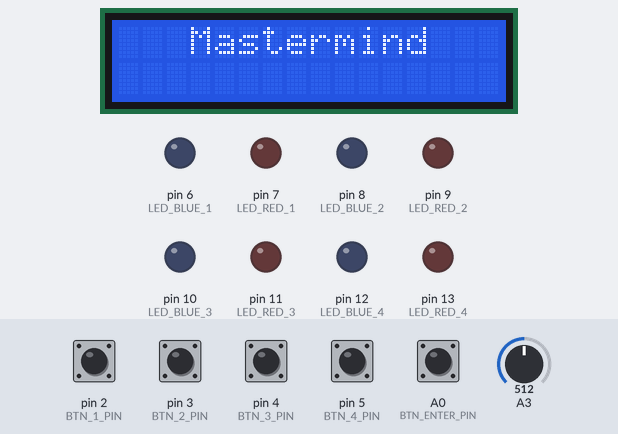
This sketch was run on a simulated Arduino Uno, built with avr-gcc and run on an emulated ATmega328P. Shown: 16×2 character LCD, output pins drawn as LEDs (lit = HIGH). Inputs (shaded band) come from the test bench; at power-on: A0 (BTN_ENTER_PIN) HIGH, pin 2 (BTN_1_PIN), pin 3 (BTN_2_PIN), pin 4 (BTN_3_PIN), pin 5 (BTN_4_PIN) LOW, A3 = 512. Random numbers use the default seed unless the sketch sets one.

Above: at 3.1 s.
At 5.6 s:
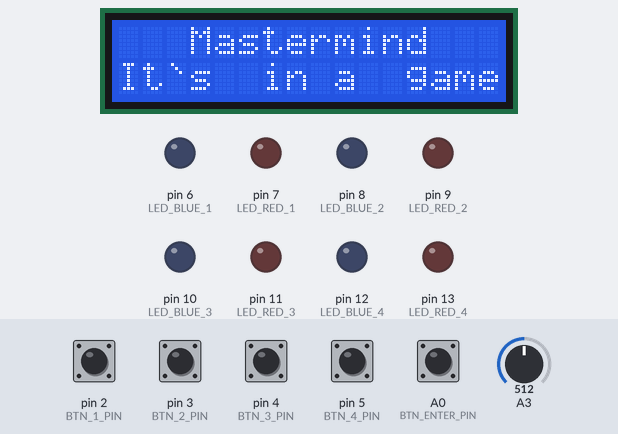
5.7 s: A0 (BTN_ENTER_PIN) pulled LOW for 3.2 s
At 8.5 s:
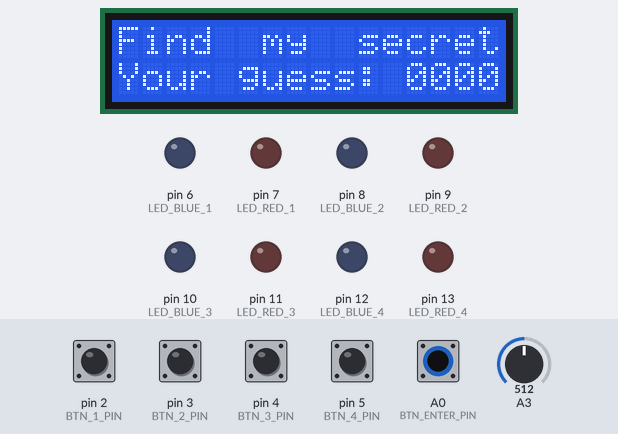
10.9 s: A3 set to 900
At 15.2 s:
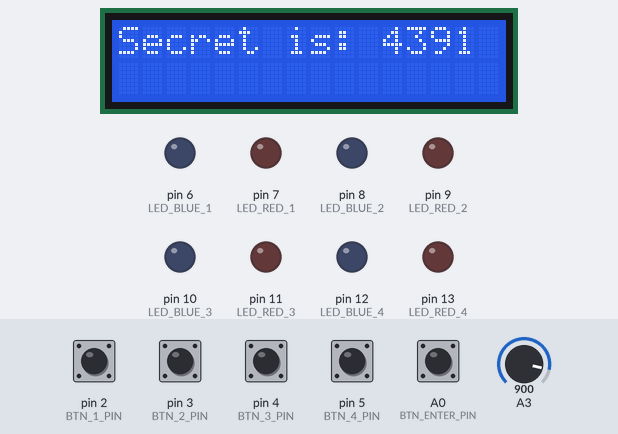
24.9 s: A3 set to 1023
At 27.4 s:
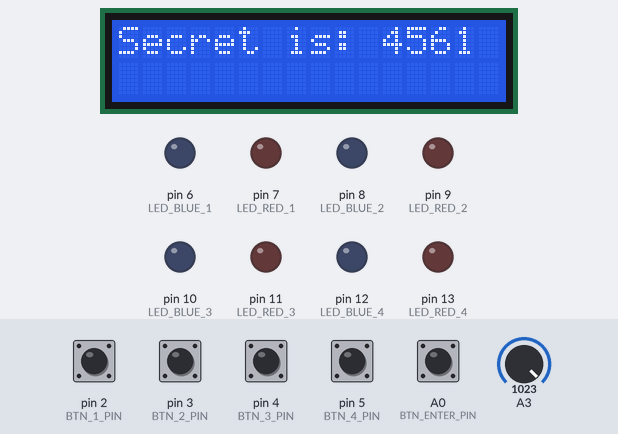
Timing chart, 0 to 28.9 s (numbered marks = the images above; inputs shaded):
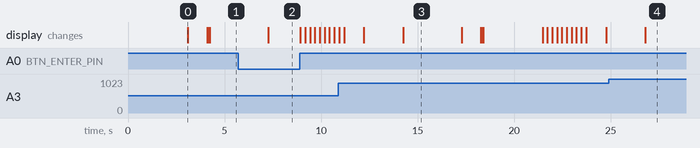

Measured:
- what the display in image 0 shows lasts 1.0 s, from 3.1 s to 4.1 s
- what the display in image 3 shows lasts 3.0 s, from 14.3 s to 17.3 s

The sketch:

ps6.ino
```cpp
#include <Wire.h>
#include <LiquidCrystal_I2C.h>
#include "lcd_wrapper.h"
#include "mastermind.h"


void setup() {
    lcd_init();
    pinMode(LED_BLUE_1, OUTPUT);
    pinMode(LED_RED_1, OUTPUT);
    pinMode(LED_BLUE_2, OUTPUT);
    pinMode(LED_RED_2, OUTPUT);
    pinMode(LED_BLUE_3, OUTPUT);
    pinMode(LED_RED_3, OUTPUT);
    pinMode(LED_BLUE_4, OUTPUT);
    pinMode(LED_RED_4, OUTPUT);
}

void loop() {
    char* game = generate_code(false, 4);
    play_game(game);
    free(game);
}
```

mastermind.cpp
```cpp
#include <stdlib.h>
#include <string.h>
#include <stdio.h>
#include <math.h>
#include <Arduino.h>

#include "mastermind.h"
#include "lcd_wrapper.h"
#include <time.h>

//FUNCTION TO MAKE NUMBERS WHICH ARENT EQUAL TO EACH OTHER
char* not_equal_number(char* used, int size) {
    size_t i = 0;
    size_t j = 0;
    while (i < size) {
        j = i + 1;
        while (j < size) {
            if (used[j] == used[i]) {
                used[j] = (rand() % 10) + 48;
                used[i] = (rand() % 10) + 48;
                return not_equal_number(used, size);
            }
            ++j;
        }
        ++i;
    }
    return used;
}

void turn_off_leds() {
    for (int led = 13; led > 5; --led) {
        digitalWrite(led, LOW);
    }
}

void get_score(const char* secret, const char* guess, int* peg_a, int* peg_b) {
    if (strlen(secret) != strlen(guess)) {
        return;
    }

    *peg_a = 0;
    *peg_b = 0;

    int idx[4] = { 0, 0, 0, 0 };

    int pos = 0;
    while (pos < 4) {
        if (guess[pos] == secret[pos]) {
            *peg_a += 1;
            idx[pos] = 1;
        }
        ++pos;
    }

    for (int i = 0; i < 4; ++i) {
        for (int j = 0; j < 4; ++j) {
            if (guess[j] == secret[i] && idx[i] != 1 && idx[j] != 1 && i != j) {
                *peg_b += 1;
                break;
            }
        }
    }
}

char* generate_code(bool repeat, int length) {
    if (length < 1) {
        return NULL;
    }

    if (repeat == false && length > 10) {
        return NULL;
    }

    char* new_code = (char*)malloc(sizeof(char) * length + 1);

    int min = 1;
    int max = 10;

    int i = 1;
    while (i < length) {
        min = min * 10;
        max = max * 10;
        ++i;
    }

    //FOR MUCH MORE RANDOM VALUES
    randomSeed(analogRead(A3));

    int num = random(min, max);

    i = length - 1;
    while (i >= 0) {
        new_code[i] = (num % 10) + 48;
        num /= 10;
        --i;
    }

    new_code[length] = '\0';

    if (repeat == false) {
        return not_equal_number(new_code, length);
    }
    else {
        return new_code;
    }
}

void render_leds(const int peg_a, const int peg_b)
{
    turn_off_leds();
    int led = 7;

    for (int j = 0; j < peg_a; ++j, led += 2)
        digitalWrite(led, HIGH);

    led--;
    for (int j = 0; j < peg_b; ++j, led += 2)
        digitalWrite(led, HIGH);
}

void render_history(char* secret, char** history, const int entry_nr)
{
    //CLEARS THE TOP
    lcd_print_at(0, 0, "                ");

    //TWO PEGS
    int a;
    int b;

    //ATTEMPS
    char attempts[3] = "00";
    attempts[1] = entry_nr + '0';
    attempts[2] = '\0';
    lcd_print_at(0, 0, attempts);

    //SCORE COUNT
    char count[5] = "0A0B";
    get_score(secret, history[entry_nr], &a, &b);
    count[0] = a + '0';
    count[2] = b + '0';
    count[4] = '\0';
    lcd_print_at(0, 2, ":");
    lcd_print_at(0, 3, history[entry_nr]);
    lcd_print_at(0, 9, count);

    //RENDERING LEDS TO HISTORY SCORE
    render_leds(a, b);
}

void play_game(char* secret)
{
    // CHEATS
    lcd_print("Secret is:");
    lcd_print(" ");
    lcd_print(secret);
    delay(3000);
    lcd_clear();

    //INTRO
    turn_off_leds();
    lcd_print_at(0, 3, "Mastermind");
    delay(1000);
    lcd_print_at(1, 0, "It`s");
    delay(50);
    lcd_print_at(1, 6, "in");
    delay(30);
    lcd_print_at(1, 9, "a");
    delay(40);
    lcd_print_at(1, 12, "game");
    delay(3000);
    lcd_clear();

    //MAKE MEMORY FOR HISTORY
    char** history = (char**)malloc(10 * sizeof(char*));
    for (int prev_step = 0; prev_step < 10; ++prev_step) {
        history[prev_step] = (char*)malloc(5 * sizeof(char));
    }

    //PRINTING MAIN SCREEN
    lcd_print_at(0, 0, "Find  my  secret");
    for (int count = 0; count < 10; ++count)
    {
        int num_1 = 0, num_2 = 0, num_3 = 0, num_4 = 0;
        int a = 0;
        int b = 0;
        int hist_idx = count;

        char secret_string[5] = "0000";
        lcd_print_at(1, 0, "Your guess: ");
        lcd_print_at(1, 12, secret_string);

        while (digitalRead(BTN_ENTER_PIN) == LOW)
        {
            //FIRST NUMBER & TURNS ON HISTORY MOD
            if (digitalRead(BTN_1_PIN) == HIGH)
            {
                delay(200);

                //GOES TO PREV GUESS
                if (digitalRead(BTN_2_PIN) == HIGH)
                {
                    if (hist_idx >= 1) {
                        --hist_idx;
                    }
                    else {
                        continue;
                    }

                    render_history(secret, history, hist_idx);
                    continue;
                }
                //GOES TO NEXT GUESS
                if (digitalRead(BTN_3_PIN) == HIGH)
                {
                    if (hist_idx < 10 && hist_idx < count - 1) {
                        ++hist_idx;
                    }
                    else {
                        continue;
                    }

                    render_history(secret, history, hist_idx);
                    continue;
                }

                //FIRST NUMBER
                ++num_1;
                if (num_1 > 9) {
                    num_1 = 0;
                }

                secret_string[0] = num_1 + '0';
                lcd_print_at(1, 12, secret_string);
            }

            //SECOND NUMBER
            if (digitalRead(BTN_2_PIN) == HIGH)
            {
                ++num_2;
                if (num_2 > 9) {
                    num_2 = 0;
                }

                secret_string[1] = num_2 + '0';
                lcd_print_at(1, 12, secret_string);
                delay(200);
            }

            //THIRD NUMBER
            if (digitalRead(BTN_3_PIN) == HIGH)
            {
                ++num_3;
                if (num_3 > 9) {
                    num_3 = 0;
                }

                secret_string[2] = num_3 + '0';
                lcd_print_at(1, 12, secret_string);
                delay(200);
            }

            //FOURTH NUMBER
            if (digitalRead(BTN_4_PIN) == HIGH)
            {
                ++num_4;
                if (num_4 > 9) {
                    num_4 = 0;
                }

                secret_string[3] = num_4 + '0';
                lcd_print_at(1, 12, secret_string);
                delay(200);
            }
        }

        secret_string[4] = '\0';
        lcd_print_at(1, 12, secret_string);
        strcpy(history[count], secret_string);
        get_score(secret, secret_string, &a, &b);
        render_history(secret, history, count);

        //GAME COMPLETED
        if (a == 4)
        {
            lcd_clear();
            lcd_print_at(0, 0, "Oh.. My secret..");
            delay(1000);
            lcd_print_at(1, 2, "You found it..");
            delay(3000);
            lcd_clear();
            lcd_print_at(0, 0, "To continue");
            lcd_print_at(1, 5, "press Enter");
            turn_off_leds();
            while (digitalRead(BTN_ENTER_PIN) == LOW)
            {
                //Press Enter
            }
            lcd_clear();
            break;
        }

        //GAME FAILED
        else if (a != 4 && count == 9)
        {
            lcd_clear();
            lcd_print_at(0, 1, "Ha-ha, you out");
            delay(1000);
            lcd_print_at(1, 0, "Secret was");
            lcd_print_at(1, 12, secret);
            delay(2000);
            lcd_clear();
            lcd_print_at(0, 0, "To continue");
            lcd_print_at(1, 5, "press Enter");
            turn_off_leds();
            while (digitalRead(BTN_ENTER_PIN) == LOW)
            {
                //Press Enter
            }
            lcd_clear();
            break;
        }
        delay(200);
    }

    for (int prev_step = 0; prev_step < 10; ++prev_step) {
        free(history[prev_step]);
    }
    free(history);
}
```

mastermind.h
```cpp
#ifndef _MASTERMIND_H
#define _MASTERMIND_H

#define BTN_1_PIN       2
#define BTN_2_PIN       3
#define BTN_3_PIN       4
#define BTN_4_PIN       5
#define BTN_ENTER_PIN   A0

#define LED_BLUE_1      6
#define LED_RED_1       7
#define LED_BLUE_2      8
#define LED_RED_2       9
#define LED_BLUE_3      10
#define LED_RED_3       11
#define LED_BLUE_4      12
#define LED_RED_4       13


/**
 * Generate secret code
 *
 * Generates secret code, which consists from digits only as a string.
 * No two digits in the code combination can be same! Only if the repeat
 * parameter is set to true.
 * The length of generated code is set by the parameter length. If the given
 * parameter is less than 1, function will generate no code and returns NULL.
 * @param repeat if set to true, numbers in the generated code can repeat
 * @param length the length of the code
 * @return Pointer to the random generated code as string of given length. If length param is less than 1, return NULL.
 */
char* generate_code(bool repeat, int length);


/**
 * Game loop
 *
 * This is the main game loop. Function is called with the secret combination and
 * ends, when the combination is found or when the player runs out of the attempts.
 * @param secret reference to the secret combination
 */
void play_game(char* secret);


/**
 * Renders the RGB leds based on the guessed combination
 *
 * Lights up RGB leds with propper colors based on the current guessed combination.
 * Red color is for guessed number on correct position and blue number is for
 * guessed number on incorrect posititoin.
 * @param peg_a number of guessed digits on correct position
 * @param peg_b number of guessed digits on incorrect position
 */
void render_leds(const int peg_a, const int peg_b);


/**
 * Turns all RGB leds off
 */
void turn_off_leds();


/**
 * Renders history
 *
 * Renders line of a history defined by the parameter entry_nr on the display.
 * @param secret reference to the secret combination
 * @param history list (array) of history entries
 * @param entry_nr index of history entry to render
 */
void render_history(char* secret, char** history, const int entry_nr);


/**
 * Returns score for the given guess
 *
 * @param secret the pointer to the secret code
 * @param guess the pointer to the current guess
 * @param peg_a output parameter to get number of As for current guess
 * * @param peg_b output parameter to get number of Bs for current guess
 */
void get_score(const char* secret, const char* guess, int* peg_a, int* peg_b);
#endif
```

lcd_wrapper.cpp
```cpp
#include <LiquidCrystal_I2C.h>
#include <Wire.h>

#include "lcd_wrapper.h"


LiquidCrystal_I2C lcd(0x27, 16, 2);

void lcd_init() {
    lcd.init();
    lcd.backlight();
}

void lcd_clear() {
    lcd.clear();
}


void lcd_set_cursor(int y, int x) {
    lcd.setCursor(x, y);
}


void lcd_print(char* text) {
    lcd.print(text);
}


void lcd_print_at(int y, int x, char* text) {
    lcd_set_cursor(y, x);
    lcd_print(text);
}
```

lcd_wrapper.h
```cpp
#ifndef _LCD_H
#define _LCD_H

/**
 * Initialize LCD
 *
 * Everything you need to initialize your LCD display, place here.
 * This function should be called in function setup().
 */
void lcd_init();


/**
 * Clears the LCD display
 *
 * Clears content of the LCD display. After the call is display empty.
 */
void lcd_clear();


/**
 * Set cursor to given posititon
 *
 * Sets cursor to given position based on y and x coordinates.
 * @param y the row
 * @param x the column
 */
void lcd_set_cursor(int y, int x);


/**
 * Print text on LCD display
 *
 * Prints the givent text on the display on the current
 * cursor position.
 * @param text the text to print
 */
void lcd_print(char* text);


/**
 * Set cursor to given positition and print text
 *
 * Sets the cursor to given position based on y and x coorindates
 * and then prints the given text.
 * @param y the row
 * @param x the column
 * @param text the text to print
 */
void lcd_print_at(int y, int x, char* text);

#endif
```
